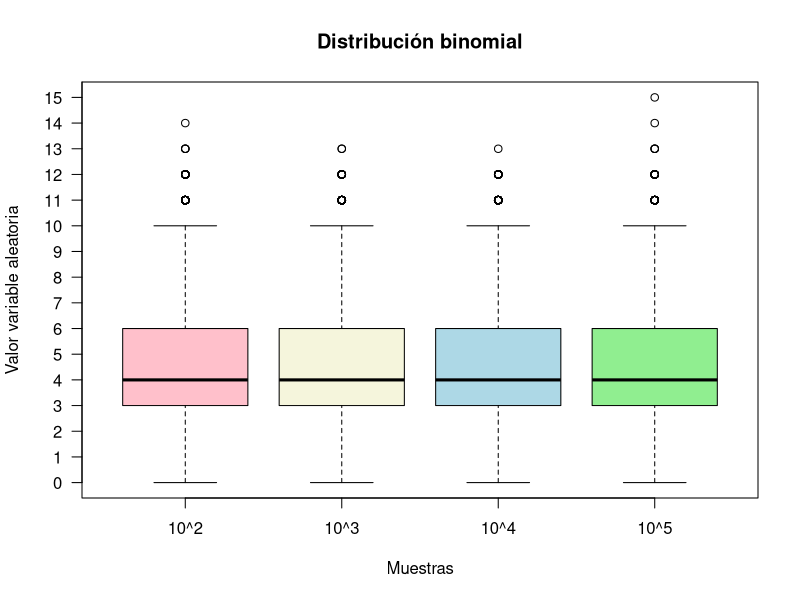
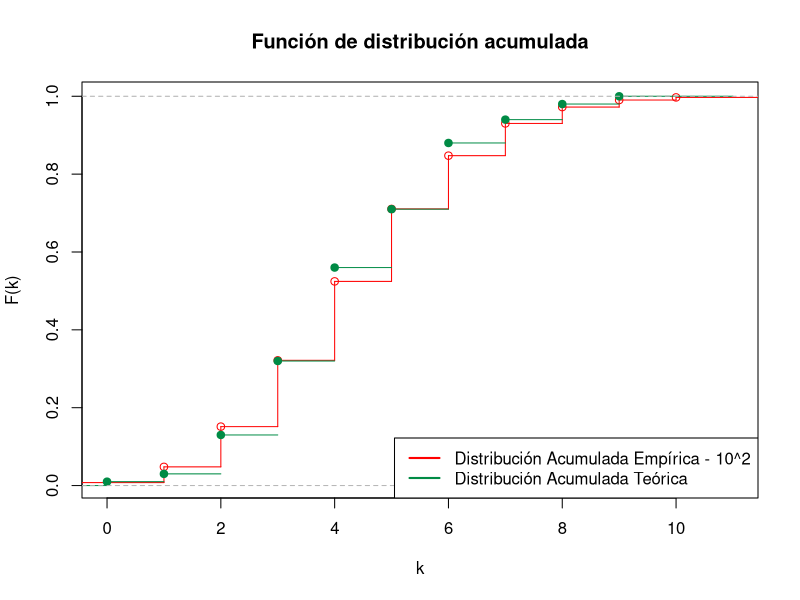
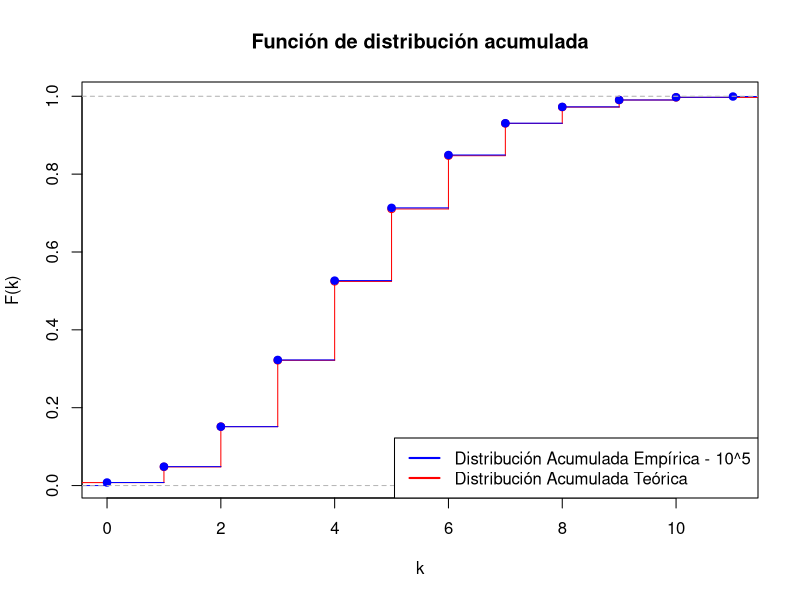
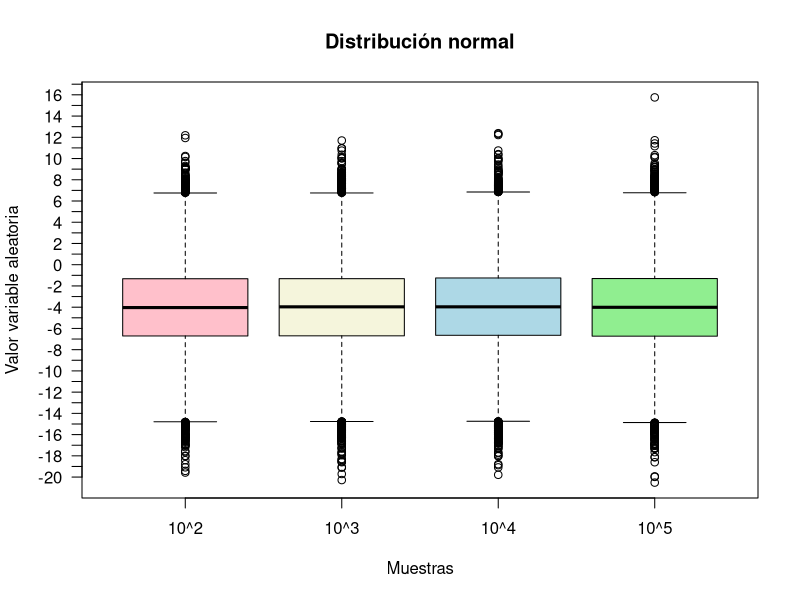
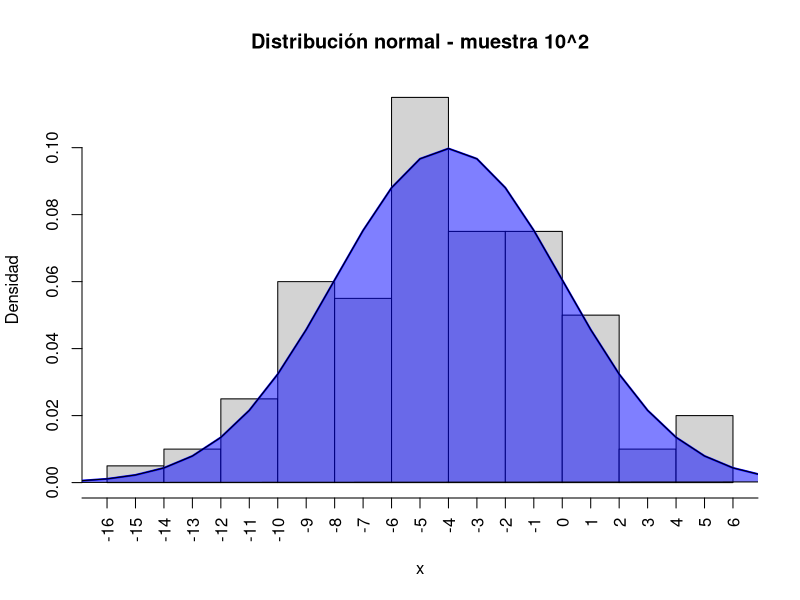
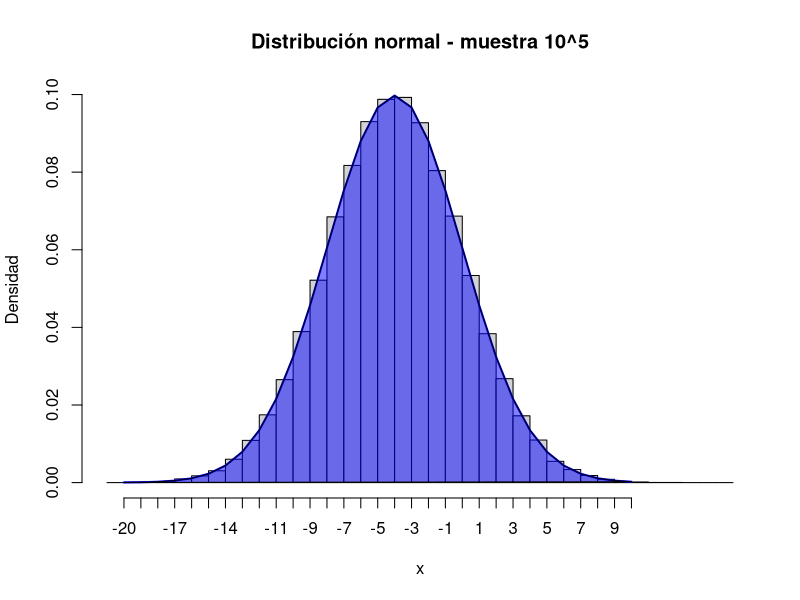
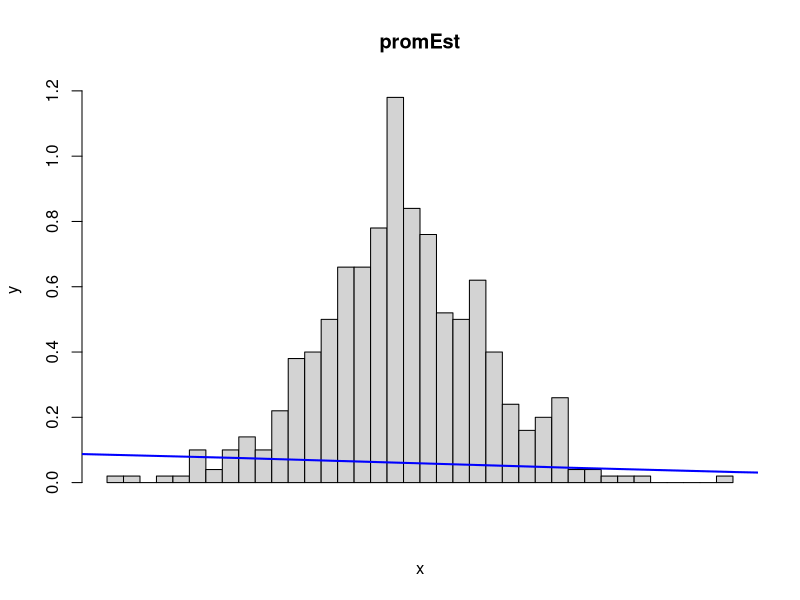

These figures' R source, in order:
# EJ 1
# distribución binoamial binomial (30 ,  0.15)
# n = 10 ^ (2 al 5)
# rbinom(
#       n,     Número de observaciones aleatorias a ser generadas
#       size,  Número de ensayos (> = 0)
#       prob)  La probabilidad de éxito en cada ensayo
a = rbinom(10^2,30, 0.15)
b = rbinom(10^3,30, 0.15)
c = rbinom(10^4,30, 0.15)
d = rbinom(10^5,30, 0.15)

randomValues <- c(a,b,c,d)

data <- data.frame(values =randomValues,
                   group = c("10^2","10^3","10^4","10^5"))

boxplot(values ~ group,
        data, 
        col = c("pink",
                "beige", 
                "lightblue", 
                "lightgreen"),
        main = "Distribución binomial",
        xlab = "Muestras",
        ylab = "Valor variable aleatoria",
        yaxt='n')
axis(2, at=seq(0, 30, 1),las=2)


# Esperanza Empírica
espA = mean(a)
espB = mean(b)
espC = mean(c)
espD = mean(d)

# Esperanza Teorica
espT = 30*0.15

# Varianza Empirica
varA = var(a)
varB = var(b)
varC = var(c)
varD = var(d)

# Varianza Teorica
varT = 30*0.15*0.85

# Función de distribución acumulada empirica
distA = ecdf(a)
distD = ecdf(d)

# Función de distribución teórica y empirica
plot(stepfun(c(1:10),pbinom(c(0,1:10),30,0.15)), 
     main = "Función de distribución acumulada", 
     xlab = "k",
     ylab = "F(k)",
     col="red")
lines(distA, col="springgreen4")
legend("bottomright", 
       legend = c("Distribución Acumulada Empírica - 10^2",
                  "Distribución Acumulada Teórica"),
       lty = 1, col = c("red","springgreen4"), lwd = 2, box.lty =1)

plot(stepfun(c(1:10),pbinom(c(0,1:10),30,0.15)), 
     main = "Función de distribución acumulada", 
     xlab = "k",
     ylab = "F(k)",
     col="red")
lines(distD, col="blue")
legend("bottomright", 
       legend = c("Distribución Acumulada Empírica - 10^5",
                  "Distribución Acumulada Teórica"),
       lty = 1, col = c("blue","red"), lwd = 2, box.lty =1)



# EJ 2
# Distribución Normal(-4,16)
# n = 10 ^ (2 al 5)

a = rnorm(10^2,-4, sqrt(16))
b = rnorm(10^3,-4, sqrt(16))
c = rnorm(10^4,-4, sqrt(16))
d = rnorm(10^5,-4, sqrt(16))

randomValues <- c(a,b,c,d)
data <- data.frame(values =randomValues,
                   group = c("10^2","10^3","10^4","10^5"))
# Explicar diferencia de los boxplots por funcionamiento de cajas
boxplot(values ~ group,
        data, 
        col = c("pink",
                "beige", 
                "lightblue", 
                "lightgreen"),
        main = "Distribución normal",
        xlab = "Muestras",
        ylab = "Valor variable aleatoria", 
        yaxt='n')
axis(2, at=seq(-20, 20, 1),las=2)

# Esperanza Teórica
espT = -4

# Varianza Teórica
varT = 16

# Esperanza Empírica
espA = mean(a)
espB = mean(b)
espC = mean(c)
espD = mean(d)

# Varianza Empirica
varA = var(a)
varB = var(b)
varC = var(c)
varD = var(d)

# Histogramas
x <- seq(-20, 10, 1)
hist(a, 
     main="Distribución normal - muestra 10^2",
     breaks = 10, 
     xaxt="n",
     ylab="Densidad",
     xlab="x",
     freq=FALSE)


lines(x, 
      dnorm(x, mean = -4, sd = 4), 
      col = "blue",
      lty = 1, 
      lwd = 2,
      xaxt="n")

polygon(x, 
        dnorm(x, mean = -4, sd = 4), 
        col = rgb(0, 0, 1, 
                  alpha = 0.5))
axis(1, 
     at=seq(-20, 10, 1),
     las=2)


hist(d, 
     main="Distribución normal - muestra 10^5",
     ylab="Densidad",
     xlab="x",
     breaks = 50,
     xaxt="n", 
     freq=FALSE)

lines(x, 
      dnorm(x, mean = -4, sd = 4), 
      col = "blue", 
      lty = 1, 
      lwd = 2, 
      xaxt="n")

polygon(x, 
        dnorm(x, mean = -4, sd = 4), 
        col = rgb(0, 0, 1, alpha = 0.5))

axis(1, at=seq(-20, 10, 1),las=1)

# EJ 3
# Distribución Normal(-4,16)
# PT 1) n = 10 ^ 3
a = rnorm(10^3,-4, sqrt(16)) 
# media empírica de a
muEmp = mean(a) 
# media teórica
muTeo = -4
#Desvión estandar teórica
desvTeo = sqrt(16)
# Valor estandarizado de mediana empíricia
medEsta = sqrt(1000) * ((muEmp - muTeo)/desvTeo)

# PT 2)
promEst <- 0
for(i in 1:500){
        ab = rnorm(10^3,-4, sqrt(16))
        muEmpb = mean(ab) 
        promEst[i] <- sqrt(i) * ((muEmpb - muTeo)/desvTeo)
}
#Presentar en un histograma
s = seq(-20, 10, 1)
hist(promEst,
     main="promEst",
     breaks = 30, 
     xaxt="n",
     ylab="y",
     xlab="x",
     freq=FALSE)

lines(x, 
      dnorm(x, mean = -4, sd = 4), 
      col = "blue",
      lty = 1, 
      lwd = 2,
      xaxt="n")
